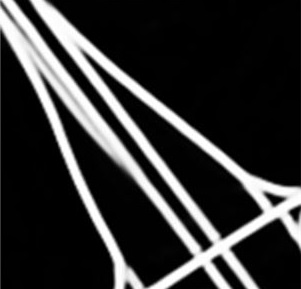
#> input picture post-process/1.jpg, 301 x 289 px
$ python v2_6_draft5_manyPts_oneBinary_onRealImg.py
#> lines starting #> are read from the running program, lines starting #| are printed output that depends on the picture; after the words box and inside, x2 and y2 are one past the last pixel; in counts of white or black regions, pixels touching at a corner belong together
'''
Description:
            Get random pts` single direciton descriptor:a blue line for each point.
            This file test on real image

Note that:
            Test img is actually edged around with black color.
            None type bug fixed,but float zero division is not added.
            This is a testing py file,many prints for test in the code may not be so elegant to read.
            Float zero division bug fixed,with a 0.0001 added to the divider.

Date:
            2019/10/08
'''
import cv2
import numpy as np
import random
import math
# concise number measure
from decimal import Decimal
# fraction used in equation
from fractions import Fraction
import heapq

def generateRandomPoints(number,img):
    """
    Description:
        Generate random points,if it is black collect it,already tested in a for range unit test,
    a maximum recursion depth would occur if depth is over 1000.

    Param:
        number:candidates for choosing,int

        img: a binary img

    Return:
        collectedPts: selected pts(if it is white),a list with tuple in it
    """
    assert number>0, "maybe a none-zero number?"
    # sample some random pts through the whole img
    randPts = random.sample([(i,j) for i in range(img.shape[0]) for j in range(img.shape[1])], number)
    collectedPts = []
    for i in randPts:
        if img[i[0]][i[1]] == 255:
            collectedPts.append(i)
##            print(img[i[0]][i[1]])
    # note that we cast some pts,then judge it if it is black,so casted could all be white
    if len(collectedPts) < 1:
        # use a self iteration to avoid collecting an empty pts list
        ret = generateRandomPoints(number,img)
        # remember to ret values,otherwise errs occur
        return ret
    else:
        # works fine get into this statement
        return collectedPts

def growthWithFixedPattern(img,startAt,pattern,color,thickness=2):
    """
    Description:
        Growth with a given pattern until edge(black)
    Param:
        img: a gray img

        startAt: initial pt:a random pt

        patternGrowth: growth action

        pattern: a pattern used for giving direction of growth

        color: (B,G,R)

        thickness: draw line thickness

    """
    start = startAt
    while True:
        coord = ptGrowth(start,pattern)
        start = coord

        if start[1]>=imgTestGray.shape[1] or start[0]>=imgTestGray.shape[0]:
##            print('[Info] index out of image.')
            return start

        if img[start[0]][start[1]] == 0:
##            print('[Info] reached the edge.')
##            cv2.line(imgTest,(startAt[1],startAt[0]),(start[1],start[0]),color,2)
            return start

##        print(start)


def distanceOfTwoPts(pt1,pt2):
    """
    Description:
        Distance of two pts
    Param:
        pt1:an array

        pt2:an array

    Return:
        distance:a int-likely number
    """
    diff = np.array(pt1) - np.array(pt2)
    distance = math.hypot(diff[0],diff[1])
    return distance


def calculateTwoEdgeDistance(a,b,pt):
    """
    Description:
        Calculate four edge growths` path length,we need max two to generate direction descriptor

    Param:
        a,b:pattern

    Return:
        pt1,pt2,distance

    """
    pt1 = growthWithFixedPattern(imgTestGray,pt,a,green,thickness=2)
    pt2 = growthWithFixedPattern(imgTestGray,pt,b,green,thickness=2)
    return pt1,pt2,distanceOfTwoPts(pt1,pt2)

def drawMiddlePt(pair1,pair2,color1,color2):
    """
    Description:
        With four coords,we get two centers of two pairs,visualize the pt and line

    Param:
        pair1,pair2:two growth paths` edge pts

    Return:
        equation ready-to-use coords

    """
    middlePt = lambda a,b:((a[0]+b[0])/2,(a[1]+b[1])/2)
    pt1 = middlePt(pair1[0],pair2[0])
    pt2 = middlePt(pair1[1],pair2[1])
##    cv2.circle(imgTest,(int(pt1[1]),int(pt1[0])), 4, color1, -1)
##    cv2.circle(imgTest,(int(pt2[1]),int(pt2[0])), 4, color1, -1)
##    cv2.line(imgTest,(int(pt1[1]),int(pt1[0])),(int(pt2[1]),int(pt2[0])),color1,2)

    pt3 = middlePt(pair1[0],pair2[1])
    pt4 = middlePt(pair1[1],pair2[0])
##    cv2.circle(imgTest,(int(pt3[1]),int(pt3[0])), 4, color2, -1)
##    cv2.circle(imgTest,(int(pt4[1]),int(pt4[0])), 4, color2, -1)
##    cv2.line(imgTest,(int(pt3[1]),int(pt3[0])),(int(pt4[1]),int(pt4[0])),color2,2)

    return ((pt1,pt2),(pt3,pt4))

def growth(startPt,euqation,euqation_,color):
    """
    Description:
        Growth from origin pt to edge according to equation

    Param:
        startPt: start point
        equation: one of two option
        color: draw the growth path

    Return:
        Edge points pair

    """
    pair1 = startPt
    pair2 = startPt
    start = startPt[0]
    while True:
        start += 1#
##        print(euqation(start))
        # overflow switch
        if start < 0 or start > imgTestGray.shape[0]-1:
##            print("[Info]index overflow",euqation(start) )
            break
        elif euqation(start) >imgTestGray.shape[1]-1:
            # y=x to x=y
            pair1 = (int(euqation_(imgTestGray.shape[1]-1)),imgTestGray.shape[1]-1)
            break
        elif euqation(start) < 0:
           pair1 = (int(euqation_(0)),0)
           break
##        print((start,euqation(start)),end=' ') # check the growth coords if u want to
##        imgTest[int(start)][int(euqation(start))] = color
        pair1 = (int(start),int(euqation(start)))
        if imgTestGray[int(start)][int(euqation(start))] == 0:
##            print("[Info]edge detected")
            break

    # back to start do it again,but another direction
    start = startPt[0]
    while True:
        start -= 1#
        if start < 0 or start > imgTestGray.shape[0]-1:
##            print("[Info]index overflow2",euqation(start) )
            break
        elif euqation(start) >imgTestGray.shape[1]-1:
            pair2 = (int(euqation_(imgTestGray.shape[1]-1)),imgTestGray.shape[1]-1)
            break
        elif euqation(start) < 0:
            pair2 = (int(euqation_(0)),0)
            break
##        print((start,euqation(start)),end=' ') # check the growth coords if u want to
##        imgTest[int(start)][int(euqation(start))] = color
        pair2 = (int(start),int(euqation(start)))
        if imgTestGray[int(start)][int(euqation(start))] == 0:
##            print("[Info]edge2 detected")
            break
##    print("[Info]round finished")
    return pair1,pair2
if __name__ == '__main__':
    green = (0,255,0)
    blue = (255,0,0)
    redyellow = (0,150,255)
    red = (0,0,255)
    # generate num random pts
    num = 50
    # pattern
    Down2Up = lambda i,j:(i-1,j)
    Up2Down = lambda i,j:(i+1,j)
    Right2Left = lambda i,j:(i,j-1)
    Left2Right = lambda i,j:(i,j+1)
    toLeftTop =lambda i,j:(i-1,j-1)
    toRightdown = lambda i,j:(i+1,j+1)
    toLeftdown = lambda i,j:(i+1,j-1)
    toRightTop = lambda i,j:(i-1,j+1)

    # from loc grow with a pattern
    ptGrowth = lambda loc, pattern:pattern(*loc)
    # ====================test with self made image====================
##    # get us a 400*300  arr,one channel,colored one is for visualize different growth
##    imgTest = np.zeros((400, 300, 3),np.uint8) # better generate a symmetrical shape,in case some coordinate err
##    imgTestGray = cv2.cvtColor(imgTest,cv2.COLOR_BGR2GRAY)
##
##
##
##    # pick a built-in rectangle draw it with black
##    imgTest[111:200,66:299] = (255,255,255)
##    imgTestGray[111:200,66:299] = 255
    # ====================test with self made image====================

    imgTest = cv2.imread("1.jpg",1)
#> imgTest is the input picture: shape (289, 301, 3); min 0, max 255, mean 52.5
    imgTestGrayCvt = cv2.cvtColor(imgTest,cv2.COLOR_BGR2GRAY)
    ret,imgTestGray = cv2.threshold(imgTestGrayCvt,127,255,cv2.THRESH_BINARY)
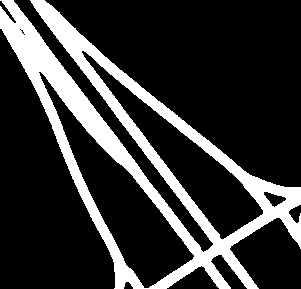
#> imgTestGray: shape (289, 301); 20.8% white; 1 white region, box (x1, y1, x2, y2) and area: (0, 0, 301, 289) 18103
##    cv2.imshow("11",imgTestGray)


    print(imgTestGray.shape)
#| (289, 301)
    # some rand pts in white area,note that return numbers is not arg num,num is just a base number
    randPts = generateRandomPoints(num,imgTestGray)
#> after the loop in generateRandomPoints, `for i in randPts:`: collectedPts = [(167, 227), (207, 161), (41, 88), (32, 33), (243, 232), (6, 34), (214, 280)]
#> randPts has the same summary as collectedPts in generateRandomPoints
    print("there are {} random pts ready!".format(len(randPts)))
#| there are 7 random pts ready!
    print(randPts)
#| [(167, 227), (207, 161), (41, 88), (32, 33), (243, 232), (6, 34), (214, 280)]
    fullPattern = [(toLeftTop,toRightdown),(Right2Left,Left2Right),(Down2Up,Up2Down),(toRightTop,toLeftdown)]
##    randPt = randPts[0]

    for randPt in randPts:
        ret3elements = [calculateTwoEdgeDistance(i,j,randPt) for i,j in fullPattern]

        # stores four couples of coords
        coords = [i[:2] for i in ret3elements]
    ##        print("[Info]Four couples of coords:\n",coords)
        # four directions` distances
        d = [i[2] for i in ret3elements]
    ##        print("[Info]Four distances:\n",d)
        # find max 2`s index
        index = map(d.index, heapq.nlargest(2, d))
        # find max 2
        max2 = heapq.nlargest(2, d)
        # better use a temp copy
        temp = list(index)
        # get max 2`s coords
        pair1 = coords[temp[0]]
        pair2 = coords[temp[1]]
    ##    print(pair1,pair2)
    ##    print(pair1[0],pair2[0])
        # =================the first binary divide=========================
        coord1,coord2 = drawMiddlePt(pair1,pair2,red,redyellow)
    ##    print("[Info]check coords...")
    ##    print("coord1:{}\ncoord2:{}".format(coord1,coord2))

        # the first equation,0.0001 is for the case that the divider is zero
        euqation1 = lambda x:float(((x-coord1[0][0])*(coord1[1][1]-coord1[0][1])+0.0001)/\
                                                (coord1[1][0]-coord1[0][0]+0.0001)+coord1[0][1])
        # get x
        euqation1_1 = lambda y:float((y-coord1[0][1])*(coord1[1][0]-coord1[0][0])/\
                                                    (coord1[1][1]-coord1[0][1]+0.0001)+coord1[0][0])
    ##    print("[Info]this is correction")
    ##    print(coord1[0][0],euqation1(coord1[0][0]))
        # the second equation
        euqation2 = lambda x:float(((x-coord2[0][0])*(coord2[1][1]-coord2[0][1])+0.0001)/\
                                                    (coord2[1][0]-coord2[0][0]+0.0001)+coord2[0][1])
        # get x
        euqation2_2 = lambda y:float(((y-coord2[0][1])*(coord2[1][0]-coord2[0][0])+0.0001)/\
                                                    (coord2[1][1]-coord2[0][1]+0.0001)+coord2[0][0])
    ##    print("[Info]this is correction2")
    ##    print(coord2[0][0],euqation2(coord2[0][0]))
    ##    print("[Info]correction done")

        # left growth
        p1,p2 = growth(coord1[0],euqation1,euqation1_1,red)
        # right growth
        p3,p4 = growth(coord1[0],euqation2,euqation2_2,redyellow)


      ##    print(pair1,pair2)
    ##    print(pair1[0],pair2[0])

        # edge point
    ##        [cv2.circle(imgTest,(i[1],i[0]), 4, (150,150,0), -1) for i in [p1,p2,p3,p4]]
    ##        print("[Info]first divide done")
    ##    # =================the second binary divide=========================
    ##    coord11,coord22 = drawMiddlePt((p1,p2),(p3,p4),blue,green)
    ####        print(coord11,coord22)
    ##    # the first equation
    ##    euqation11 = lambda x:float((x-coord11[0][0])*(coord11[1][1]-coord11[0][1])/\
    ##                                                (coord11[1][0]-coord11[0][0])+coord11[0][1])
    ##    # get x
    ##    euqation11_1 = lambda y:float((y-coord11[0][1])*(coord11[1][0]-coord11[0][0])/\
    ##                                                (coord11[1][1]-coord11[0][1])+coord11[0][0])
    ##    rcle(imgTest,(i[1],i[0]), 4, (150,150,0), -1) for i in [p11,p22,p33,p44]]
    ##    # =================the second binary divide=========================

        # =================output final descriptor:a couple coords============
        whoIsLonger = lambda a,b:a if distanceOfTwoPts(*a)>distanceOfTwoPts(*b) else b
        getItsCoords = whoIsLonger((p1,p2),(p3,p4))
        # print("[Info]chosen one:\n",getItsCoords)
        # final direction
        cv2.line(imgTest,(int(getItsCoords[1][1]),int(getItsCoords[1][0])),\
                 (int(getItsCoords[0][1]),int(getItsCoords[0][0])),blue,2)
#> this loop made 7 passes
#> (randPt, d, temp, coord1, coord2) on passes 1, 3: ((167, 227), [157, 17, 15, 12.73], [0, 1], ((137, 195.5), (192.5, 259.5)), ((137, 204), (192.5, 251))), ((41, 88), [125.9, 31, 15, 25.46], [0, 1], ((37.5, 69.5), (82, 129.5)), ((37.5, 85), (82, 114)))
#> (randPt, d, max2, temp, coord1) on passes 2, 4: ((207, 161), [86.27, 14, 17, 11.31], [86.27, 17], [0, 2], ((190.5, 150), (229.5, 180.5))), ((32, 33), [69.3, 15, 61, 32.53], [69.3, 61], [0, 2], ((12, 16.5), (67, 41)))
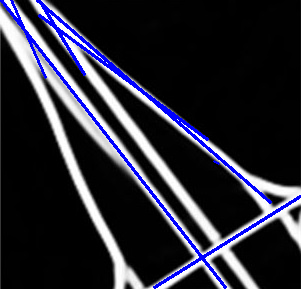
#> imgTest: shape (289, 301, 3); 4.35% of pixels changed, all inside (x1, y1, x2, y2) = (0, 0, 301, 289)

        # center of each with red colored
    ##        cv2.circle(imgTest,(randPt[1],randPt[0]), 3, red, -1)
    cv2.imshow('imgTest',imgTest)
    cv2.imshow('imgGray',imgTestGray)
